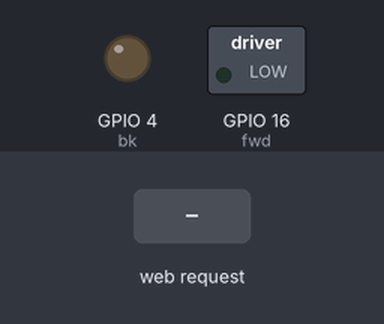
The sketch below on a simulated ESP8266 (NodeMCU). On the bench: switched loads named in the sketch (green lamp = pin HIGH), output pins drawn as LEDs (lit = HIGH). The inputs (shaded band) are chosen by the test bench. WiFi joins after 1.5 s; servers stay silent unless stated; what the sketch prints to the serial monitor is not drawn.

Above: at 2.7 s.
2.8 s: HTTP request GET /pin=ON1 received
At 3.8 s:
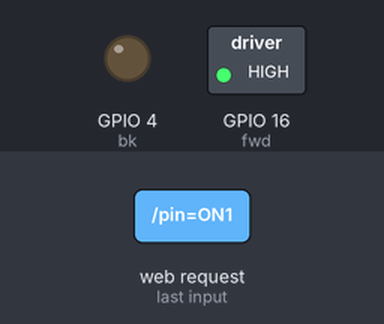
4.3 s: HTTP request GET /pin=ON2 received
At 4.9 s:
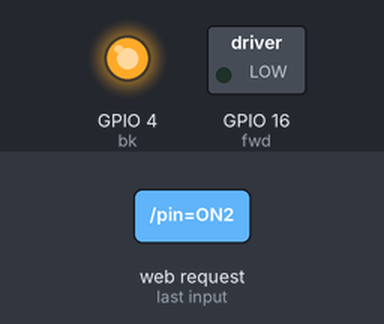
5.8 s: HTTP request GET / received
At 6.1 s:
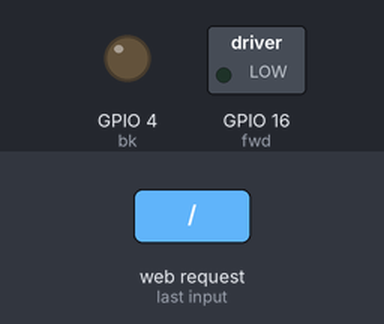
Timing chart, 0 to 8.8 s (numbered marks = the images above; inputs shaded):
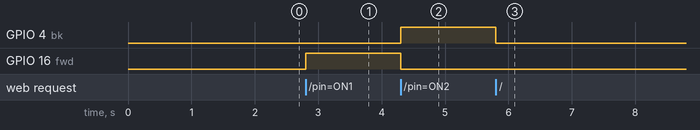

The sketch:

Robotic-IoT.ino
```cpp
/*
 * Algobel Technologies & Innovations ( Algobel TI)
 * Aurth: Niwantha
 * Email: niwantha@algobel.com
 * Free to use
 * Thanks for the community providing free Libraries
 * APP developed using MIT Inventor 2
 * This is to control your servo and motors with suitable hardware interfaces
 * Never connect directly to the NodeMcu or any ESP wifi module
 * Good Luck
 */


#include <ESP8266WiFi.h>
#include <WiFiClient.h>
#include <ESP8266WebServer.h>
#include <ESP8266mDNS.h>

const char* ssid = "TP";
const char* password = "12345678";

ESP8266WebServer server(80);
void handleRoot();
const int fwd = 16;
const int bk = 4;
int t = 0;
void handleRoot() {
  t++;
  if (t == 1) {
    digitalWrite(fwd, 0);
    digitalWrite(bk, 0);
  }
  String page = "<h1>IoT Based Robotic Control</h1>";
  page += "<p>(FWD-Function) <a href=\"pin=ON1\"><button>FWD</button></a>&nbsp;<a href=\"pin=OFF1\"><button>Stop-FWD</button></a></p>";
  page += "<p>(BACK-Function) <a href=\"pin=ON2\"><button>BK</button></a>&nbsp;<a href=\"pin=OFF2\"><button>Stop-BK</button></a></p>";
  server.send(200, "text/html", page);
}

void handleNotFound() {
  String message = "File Not Found\n\n";
  server.send(404, "text/plain", message);
}

void setup(void) {
  pinMode(fwd, OUTPUT);
  pinMode(bk, OUTPUT);
  digitalWrite(fwd, 0);
  digitalWrite(bk, 0);
  Serial.begin(115200);
  WiFi.begin(ssid, password);
  Serial.println("");

  // Wait for connection
  while (WiFi.status() != WL_CONNECTED) {
    delay(500);
    Serial.print(".");
    digitalWrite(fwd, 0);
    digitalWrite(bk, 0);
  }
  Serial.println("");
  Serial.print("Connected to ");
  Serial.println(ssid);
  Serial.print("IP address: ");
  Serial.println(WiFi.localIP());

  if (MDNS.begin("algobel-robotic", WiFi.localIP())) {
    Serial.println("MDNS responder started");
  }

  server.on("/", handleRoot);

  server.on("/pin=ON1", []() {
    digitalWrite(fwd, HIGH);
    digitalWrite(bk, LOW);
    Serial.println("Move Foward");
    String page = "<p>(FWD-Function) <a href=\"pin=ON1\"><button><font color=\"RED\">FWD</button></font></a>&nbsp;<a href=\"pin=OFF1\"><button><font color=\"GREEN\">Stop-FWD</button></font></a></p>";
    page += "<p>(BACK-Function) <a href=\"pin=ON2\"><button><font color=\"GREEN\">BK</button></font></a>&nbsp;<a href=\"pin=OFF2\"><button><font color=\"GREEN\">Stop-BK</button></font></a></p>";
    server.send(200, "text/html", page);
  });

  server.on("/pin=OFF1", []() {
    digitalWrite(fwd, LOW);
    Serial.println("Stop Move Foward");
    String page = "<p>(FWD-Function) <a href=\"pin=ON1\"><button><font color=\"GREEN\">FWD</button></font></a>&nbsp;<a href=\"pin=OFF1\"><button><font color=\"RED\">Stop-FWD</button></font></a></p>";
    page += "<p>(BACK-Function) <a href=\"pin=ON2\"><button><font color=\"GREEN\">BK</button></font></a>&nbsp;<a href=\"pin=OFF2\"><button><font color=\"GREEN\">Stop-BK</button></font></a></p>";
    server.send(200, "text/html", page);
  });

  server.on("/pin=ON2", []() {
    digitalWrite(bk, HIGH);
    digitalWrite(fwd, LOW);
    Serial.println("Move Back");
    String page = "<p>(FWD-Function) <a href=\"pin=ON1\"><button><font color=\"GREEN\">FWD</button></font></a>&nbsp;<a href=\"pin=OFF1\"><button><font color=\"GREEN\">Stop-FWD</button></font></a></p>";
    page += "<p>(BACK-Function) <a href=\"pin=ON2\"><button><font color=\"RED\">BK</button></font></a>&nbsp;<a href=\"pin=OFF2\"><button><font color=\"GREEN\">Stop-BK</button></font></a></p>";
    server.send(200, "text/html", page);
  });
  server.on("/pin=OFF2", []() {
    digitalWrite(bk, LOW);
    Serial.println("Stop Move Back");
    String page = "<p>(FWD-Function) <a href=\"pin=ON1\"><button><font color=\"GREEN\">FWD</button></font></a>&nbsp;<a href=\"pin=OFF1\"><button><font color=\"GREEN\">Stop-FWD</button></font></a></p>";
    page += "<p>(BACK-Function) <a href=\"pin=ON2\"><button><font color=\"GREEN\">BK</button></font></a>&nbsp;<a href=\"pin=OFF2\"><button><font color=\"RED\">Stop-BK</button></font></a></p>";
    server.send(200, "text/html", page);
  });


  server.onNotFound(handleNotFound);
  server.begin();
  Serial.println("HTTP server started");
  Serial.setDebugOutput(true);
  WiFi.printDiag(Serial);
}

void loop(void) {
  server.handleClient();

}
```

Measured:
- after the input at 2.8 s, GPIO 16 (fwd): LOW → HIGH at once
- after the input at 4.3 s, GPIO 4 (bk): LOW → HIGH at once; GPIO 16 (fwd): HIGH → LOW at once
- after the input at 5.8 s, GPIO 4 (bk): HIGH → LOW at once
